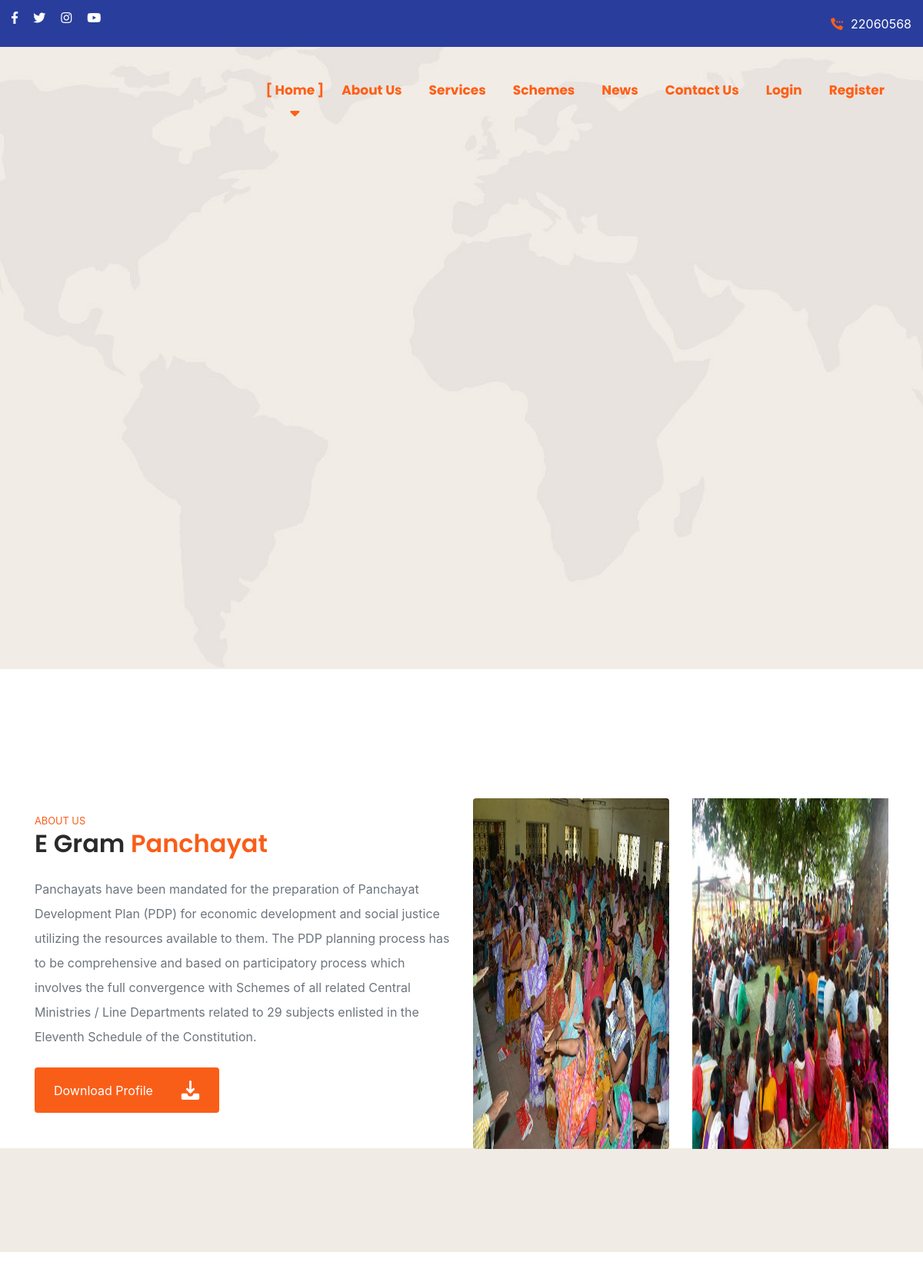
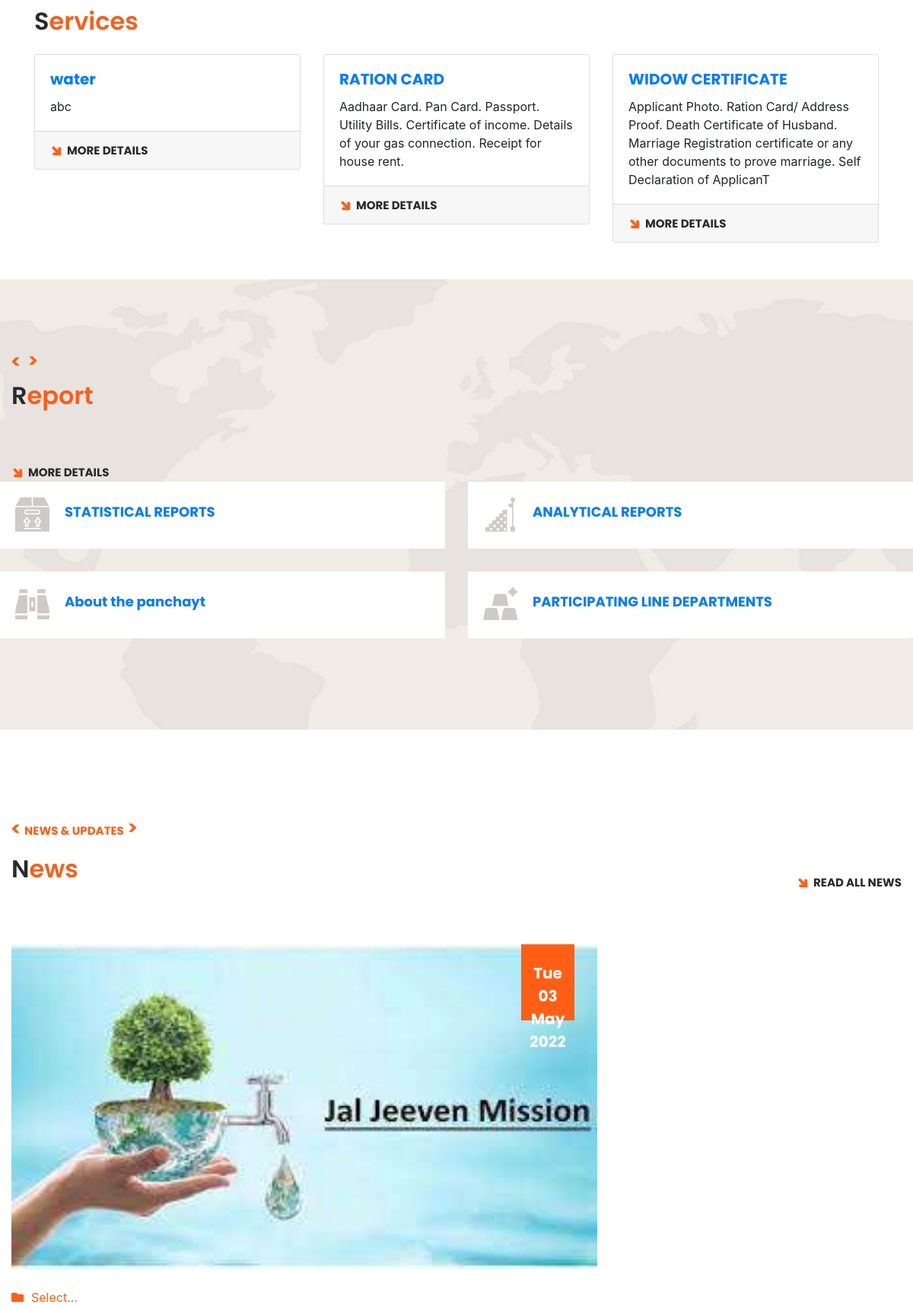
The page / (upper part) on the database its author committed (2 pictures, top to bottom).
### tables this page shows
CREATE TABLE `settings` (
  `id` int(100) NOT NULL,
  `header_logo` varchar(255) DEFAULT NULL,
  `email` varchar(255) DEFAULT NULL,
  `phone` varchar(255) DEFAULT NULL,
  `phone2` varchar(20) DEFAULT NULL,
  `footer_logo` varchar(255) DEFAULT NULL,
  `footer_desc` varchar(5000) DEFAULT NULL,
  `facebook` varchar(2000) DEFAULT NULL,
  `twitter` varchar(2000) DEFAULT NULL,
  `linkedin` varchar(2000) DEFAULT NULL,
  `instagram` varchar(2000) DEFAULT NULL,
  `youtube` varchar(2000) DEFAULT NULL,
  `address` varchar(1000) DEFAULT NULL,
  `city` varchar(255) DEFAULT NULL,
  `state` varchar(255) DEFAULT NULL,
  `country` varchar(255) DEFAULT NULL,
  `pin` varchar(255) DEFAULT NULL,
  `map` varchar(3000) DEFAULT NULL,
  `site_name` varchar(255) DEFAULT NULL
);

CREATE TABLE `services` (
  `id` int(100) NOT NULL,
  `title` varchar(1000) DEFAULT NULL,
  `short` varchar(1500) DEFAULT NULL,
  `descrip` varchar(10000) DEFAULT NULL,
  `img` varchar(255) NOT NULL,
  `url` varchar(255) NOT NULL,
  `date` varchar(100) DEFAULT NULL,
  `status` varchar(10) DEFAULT NULL
);

CREATE TABLE `blog` (
  `id` int(100) NOT NULL,
  `title` varchar(1000) DEFAULT NULL,
  `category` varchar(255) DEFAULT NULL,
  `descrip` varchar(10000) DEFAULT NULL,
  `img` varchar(100) DEFAULT NULL,
  `url` varchar(255) DEFAULT NULL,
  `date` varchar(100) DEFAULT NULL,
  `status` varchar(10) DEFAULT NULL
);

### index.php (the view, shortened to what this page needs)
<?php
    include "admin/conn.php";
    $blog = mysqli_query($con,"SELECT * FROM blog");
    $services = mysqli_query($con,"SELECT * FROM services ORDER BY id DESC LIMIT 3");
?>
<!DOCTYPE html>
<html lang="en">
<head>
<link href="assets/css/bootstrap.css" rel="stylesheet">
<link href="assets/css/style.css" rel="stylesheet">
<link href="assets/css/responsive.css" rel="stylesheet">
<link href="assets/css/color.css" rel="stylesheet">
<link rel="stylesheet" href="https://cdnjs.cloudflare.com/ajax/libs/twitter-bootstrap/4.5.0/css/bootstrap.min.css">
</head>
<body>
<div class="page-wrapper">
   <?php include "header.php"; ?>
    <section class="banner-section" style="background-image: url(assets/images/background/bg-1.jpg);">
        <div class="swiper-container banner-slider">
            <div class="swiper-wrapper">
                <div class="swiper-slide" >
                    <div class="content-outer">
                        <div class="content-box">
                        </div>
                    </div>
                </div>
            </div>
        </div>
    </section>
     <section class="services-section style-two ">
        <div class="auto-container">
            <div class="container my-5">
  <div class="row">
    <div class="col-md-6 pt-3">
      <small class="text-uppercase" style="color: #f95e19;">About us</small>
      <h1 class="h2 mb-4" style="font-weight: 600;">E Gram <span style="color: #f95e19;">Panchayat</span></h1>
      <p class="text-secondary" style="line-height: 2;">Panchayats have been mandated for the preparation of Panchayat Development Plan (PDP) for economic development and social justice utilizing the resources available to them. The PDP planning process has to be comprehensive and based on participatory
                     process which involves the full convergence with Schemes of all related Central Ministries / Line Departments related
                     to 29 subjects enlisted in the Eleventh Schedule of the Constitution.</p>
      <a href="#" style="background-color: #f95e19; width: 240px;" class="btn px-4 py-3 mt-4 text-white d-flex align-items-center justify-content-between">
        <span>Download Profile</span>
      </a>
    </div>
    <div class="col-md-6 text-center">
      <div class="row">
        <div class="col-md-6 mb-3">
          <img src="assets/images/panchayat-1.jpg" class="w-100 rounded" alt="">
        </div>
        <div class="col-md-6 mb-3">
        <img src="assets/images/panchayat3.jpg" class="w-100" alt="">
        </div>
      </div>
    </div>
  </div>
</div>
        </div>
    </section>
      <div class="container pb-5 pt-5">
      <h1 class="h2 mb-4" style="font-weight: 600;">S<span style="color: #f95e19;">ervices</span></h1>
          <div class="row ">
              <?php
                        while($row=mysqli_fetch_array($services)){
                    ?>
              <div class="col-md-4 zoom">
                    <div class="card-deck">
                        <div class="card">
                            <div class="card-body">
                              <h5 class="card-title"><b><a href="single-service.php?id=<?php echo $row['id']; ?>"><?php echo $row['title']; ?></a></b></h5>
                              <p class="card-text"><?php echo $row['short']; ?></p>
                            </div>
                            <div class="card-footer">
                               <div class="link"><a href="single-service.php?id=<?php echo $row['id']; ?>" class="readmore-link"><i class="flaticon-up-arrow"></i>More Details</a></div>
                            </div>
                        </div>
                    </div>
              </div>
              <?php  } ?>
          </div>
      </div>
    <section class="about-section" style="background-image: url(assets/images/background/bg-1.jpg);">
        <div class="auto-container">
            <div class="row">
                <div class="col-lg-6">
                    <div class="sec-title">
                        <h2>  <h1 class="h2 mb-4" style="font-weight: 600;">R<span style="color: #f95e19;">eport</span></h1></div>
                        <a href="about.php" class="readmore-link"><i class="flaticon-up-arrow"></i>More Details</a>
                    </div>
                    <div class="row">
                        <div class="col-md-6">
                            <div class="icon-box wow fadeInUp" data-wow-duration="1500ms">
                                <div class="icon"><span class="flaticon-package"></span></div>
                                <div class="content">
                                    <span>
                                        <h4>
                                            <a href="https://gpdp.nic.in/staticalreport.html?OWASP_CSRFTOKEN=T0EM-RY2Y-8WFY-G1XT-AHZQ-ETV6-0GJP-I56I"> STATISTICAL REPORTS</a>
                                        </h4>
                                    </span>
                                </div>
                            </div>
                        </div>
                        <div class="col-md-6">
                            <div class="icon-box wow fadeInUp" data-wow-duration="1500ms">
                                <div class="icon"><span class="flaticon-goal"></span></div>
                                <div class="content">
                                <span>
                                        <h4>
                                            <a href="https://gpdp.nic.in/analyticalReports.html?OWASP_CSRFTOKEN=T0EM-RY2Y-8WFY-G1XT-AHZQ-ETV6-0GJP-I56I"> ANALYTICAL REPORTS </a>
                                        </h4>
                                    </span>
                                </div>
                            </div>
                        </div>
                        <div class="col-md-6">
                            <div class="icon-box wow fadeInUp" data-wow-duration="1700ms">
                                <div class="icon"><span class="flaticon-binoculars"></span></div>
                                <div class="content">
                                <span>
                                        <h4>
                                            <a href="https://gpdp.nic.in/index.html#"> About the panchayt </a>
                                        </h4>
                                    </span>
                                </div>
                            </div>
                        </div>
                        <div class="col-md-6">
                            <div class="icon-box wow fadeInUp" data-wow-duration="1900ms">
                                <div class="icon"><span class="flaticon-gold"></span></div>
                                <div class="content">
                                <span>
                                        <h4>
                                            <a href="https://gpdp.nic.in/departments.html?OWASP_CSRFTOKEN=T0EM-RY2Y-8WFY-G1XT-AHZQ-ETV6-0GJP-I56I">PARTICIPATING LINE DEPARTMENTS </a>
                                        </h4>
                                    </span>
                                </div>
                            </div>
                        </div>
                    </div>
                </div>
            </div>
        </div>
    <section class="news-section">
        <div class="auto-container">
            <div class="sec-top row m-0 justify-content-md-between align-items-center">
                <div class="sec-title">
                    <div class="sub-title">News & Updates</div>
                    <h1 class="h2 mb-4" style="font-weight: 600;">N<span style="color: #f95e19;">ews</span></h1>
                </div>
                <div class="link">
                    <a href="blog.php" class="readmore-link"><i class="flaticon-up-arrow"></i>Read All News</a>
                </div>
            </div>
            <div class="row">
                <?php
                    while($row=mysqli_fetch_array($blog)){
                ?>
                <div class="news-block-one col-lg-8">
                    <div class="inner-box wow fadeInUp" data-wow-duration="1500ms">
                        <div class="image">
                            <a href="blog-details.php?id=<?php echo $row['id']; ?>"><img src="admin/images/blog/<?php echo $row['img']; ?>" alt=""></a>
                            <div class="date"><?php echo $row['date']; ?></div>
                        </div>
                        <div class="lower-content">
                            <div class="category"><i class="fas fa-folder"></i><?php echo $row['category']; ?></div>
                        </div>
                    </div>
                </div>
        <?php } ?>
            </div>
        </div>
    </section>
</body>
</html>

### header.php (shortened to what this page needs)
<?php
    include "admin/conn.php";
    $settings = mysqli_query($con,"SELECT * FROM settings");
    $setting  = mysqli_fetch_array($settings);
?>
    <header class="main-header header-style-one">
        <div class="header-top">
            <div class="auto-container">
                <div class="inner-container">
                    <div class="left-column">
                        <ul class="social-icon">
                            <li><a target="blank" href="<?php echo $setting['facebook']; ?>"><i class="fab fa-facebook-f"></i></a></li>
                            <li><a target="blank" href="<?php echo $setting['twitter']; ?>"><i class="fab fa-twitter"></i></a></li>
                            <li><a target="blank" href="<?php echo $setting['instagram']; ?>"><i class="fab fa-instagram"></i></a></li>
                            <li><a target="blank" href="<?php echo $setting['youtube']; ?>"><i class="fab fa-youtube"></i></a></li>
                        </ul>
                    </div>
                    <div class="right-column">
                        <div class="phone-number"><i class="flaticon-calling"></i><a href="tel:<?php  echo $setting['phone']; ?>"></a><?php  echo $setting['phone']; ?></div>
                    </div>
                </div>
            </div>
        </div>
        <div class="header-upper">
            <div class="auto-container">
                <div class="inner-container">
                    <div class="right-column">
                        <div class="nav-outer">
                            <nav class="main-menu navbar-expand-md navbar-light">
                                <div class="collapse navbar-collapse show clearfix" id="navbarSupportedContent">
                                    <ul class="navigation">
                                        <li class="dropdown"><a href="index.php">Home</a></li>
                                        <li class="dropdown"><a href="about.php">About Us</a></li>
                                        <li class="dropdown"><a href="service.php">Services</a>
                                        <li class="dropdown"><a href="Scheme.php">Schemes</a>
                                        </li>
                                        <li class="dropdown"><a href="blog.php">News</a>
                                        </li>
                                        <li><a href="contact.php">Contact Us</a></li>
                                        <li><a href="login.php"> login</a></li>
                                        <li><a href="register.php">Register </a></li>
                                    </ul>
                                </div>
                            </nav>
                        </div>
                    </div>
                </div>
            </div>
        </div>
    </header>

### assets/css/responsive.css (style rules this page uses)
@media only screen and (max-width: 7000px) { .page-wrapper { overflow: hidden; } }

### assets/css/color.css (style rules this page uses)
a:hover, a { color: #ff5f15; }
.header-top .phone-number i { color: #ff5f15; }
.main-menu .navigation>li:before { color: #ff5f15; }
.main-menu .navigation>li>a:before { color: #ff5f15; }
.main-menu .navigation>li>a:after { color: #ff5f15; }
.main-menu .navigation>li.current>a { color: #ff5f15; }
.sec-title .sub-title { color: #ff5f15; }
.sec-title .sub-title:before { color: #ff5f15; }
.sec-title .sub-title:after { color: #ff5f15; }
.readmore-link i { color: #ff5f15; }
.about-section .icon-box:before { background-color: #ff5f15; }
.news-block-one .date { background-color: #ff5f15; }
.news-block-one .category { color: #ff5f15; }

### index.php (style rules this page uses)
.w-100 { width: 100%!important; height: 57vh; }

### rows shown on the page
settings: phone "22060568"
services: title "water", short "abc"
services: title "RATION CARD", short "Aadhaar Card. Pan Card. Passport. Utility Bills. Certificate of income. Details of your gas connection. Receipt for house rent."
services: title "WIDOW CERTIFICATE", short "Applicant Photo. Ration Card/ Address Proof. Death Certificate of Husband. Marriage Registration certificate or any other documents to prove marriage. Self Declaration of ApplicanT"
blog: img (picture), date "Tue 03 May 2022", category "Select..."
